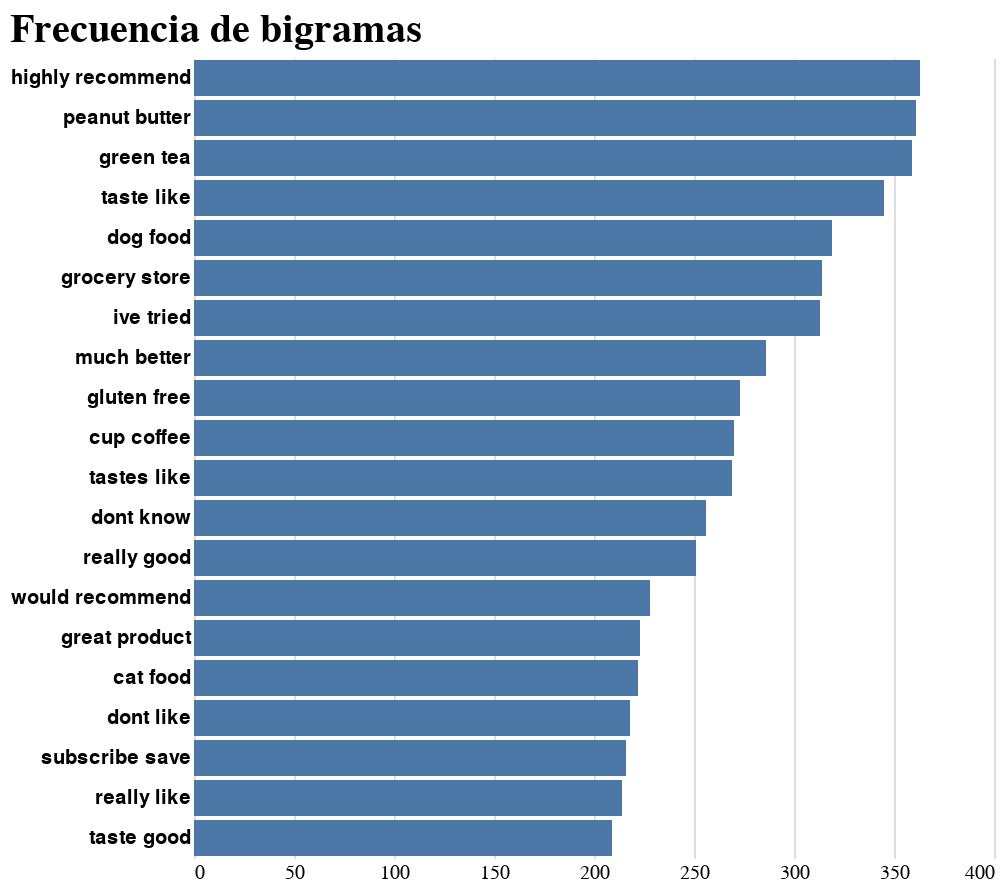

Notebook code cell kept with this figure:
### Code cell
# Grafica de barras (Usando Altair)
alt.Chart(data = df_20mostcommon_bigrams).mark_bar()\
.encode(
    y = alt.Y(shorthand="bigram:N", title=None, sort='-x'),
    x = alt.X(shorthand = "freq:Q", title=None),
    tooltip = [alt.Tooltip(title="Frecuencia", shorthand="freq")])\
.properties(title = "Frecuencia de bigramas")\
.configure_axis(domain = False, ticks = False)\
.configure_axisY(labelFontWeight = 600)\
.configure_view(strokeWidth = 0)\
.configure_title(anchor = "start", fontSize = 20)

### Figure 1 — Vega-Lite specification as saved in the notebook (floating-point values rounded to 4 significant figures)
{"config": {"view": {"continuousWidth": 400, "continuousHeight": 300, "strokeWidth": 0}, "axis": {"domain": false, "ticks": false}, "axisY": {"labelFontWeight": 600}, "title": {"anchor": "start", "fontSize": 20}}, "data": {"name": "data-8cca3db25305efd402561c775e3872ed"}, "mark": "bar", "encoding": {"tooltip": [{"field": "freq", "title": "Frecuencia", "type": "quantitative"}], "x": {"field": "freq", "title": null, "type": "quantitative"}, "y": {"field": "bigram", "sort": "-x", "title": null, "type": "nominal"}}, "title": "Frecuencia de bigramas", "$schema": "https://vega.github.io/schema/vega-lite/v4.17.0.json", "datasets": {"data-8cca3db25305efd402561c775e3872ed": [{"bigram": "highly recommend", "freq": 363}, {"bigram": "peanut butter", "freq": 361}, {"bigram": "green tea", "freq": 359}, {"bigram": "taste like", "freq": 345}, {"bigram": "dog food", "freq": 319}, {"bigram": "grocery store", "freq": 314}, {"bigram": "ive tried", "freq": 313}, {"bigram": "much better", "freq": 286}, {"bigram": "gluten free", "freq": 273}, {"bigram": "cup coffee", "freq": 270}, {"bigram": "tastes like", "freq": 269}, {"bigram": "dont know", "freq": 256}, {"bigram": "really good", "freq": 251}, {"bigram": "would recommend", "freq": 228}, {"bigram": "great product", "freq": 223}, {"bigram": "cat food", "freq": 222}, {"bigram": "dont like", "freq": 218}, {"bigram": "subscribe save", "freq": 216}, {"bigram": "really like", "freq": 214}, {"bigram": "taste good", "freq": 209}]}}
